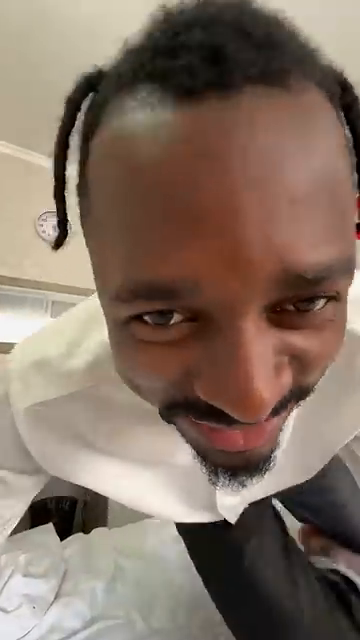
#> input picture frame 179 of pythonProject1/video.mp4, 360 x 640 px
$ python 111.py
#> lines starting #> are read from the running program, lines starting #| are printed output that depends on the picture; after the words box and inside, x2 and y2 are one past the last pixel; in counts of white or black regions, pixels touching at a corner belong together
import cv2

face_cascade = cv2.CascadeClassifier(cv2.data.haarcascades + 'haarcascade_frontalface_default.xml')

cap = cv2.VideoCapture('video.mp4')

while True:
    ret, frame = cap.read()
#> frame is the input picture: shape (640, 360, 3); mean B, G, R 99, 112.4, 130.9
    if not ret:
        break

    gray = cv2.cvtColor(frame, cv2.COLOR_BGR2GRAY)
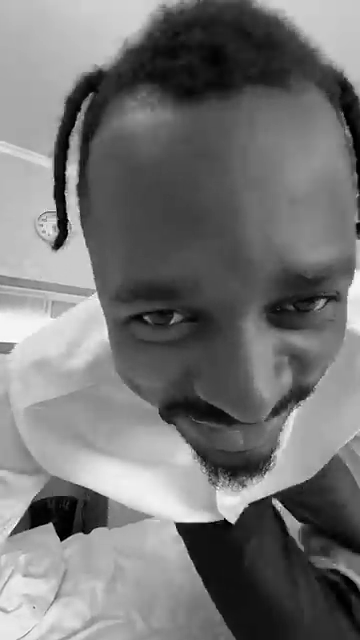
#> gray: shape (640, 360); min 0, max 255, mean 116.4
    faces = face_cascade.detectMultiScale(gray, 1.1, 4)
#> faces = ()

    for (x, y, w, h) in faces:
        cv2.rectangle(frame, (x, y), (x+w, y+h), (255, 0, 0), 2)
#> this loop made 0 passes
    cv2.imshow('video', frame)
    if cv2.waitKey(1) & 0xFF == ord('q'):
#> (key q is pressed here)
        break

cap.release()
cv2.destroyWindow()

'//https://www.youtube.com/shorts/iBGtUvy4Mv4'

$ run again, starting later in the video
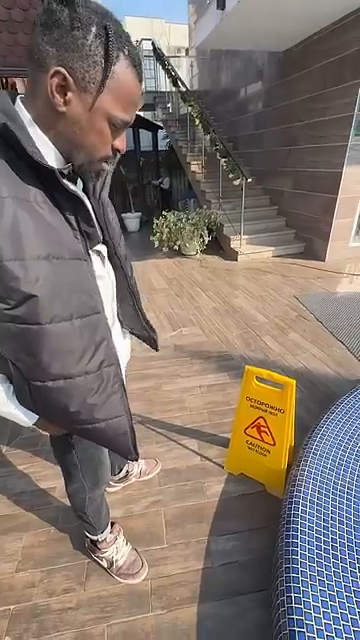
#> input picture frame 806 of pythonProject1/video.mp4, 360 x 640 px
#> frame is the input picture: shape (640, 360, 3); mean B, G, R 107.3, 115.2, 127.2
#> `gray = cv2.cvtColor(frame, cv2.COLOR_BGR2GRAY)`:
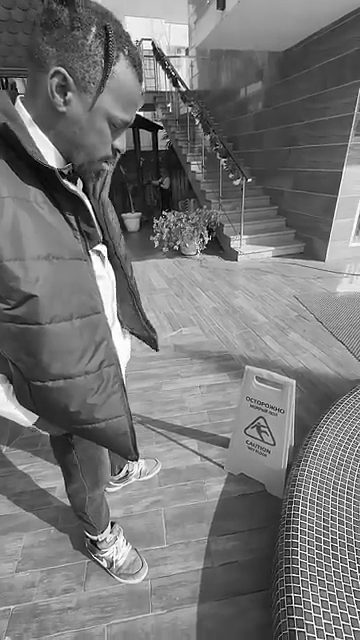
#> gray: shape (640, 360); min 0, max 255, mean 117.9
#> faces = [[2, 238, 54, 54]]
#> the loop `for (x, y, w, h) in faces:` made 1 pass
#> after the loop `for (x, y, w, h) in faces:`:
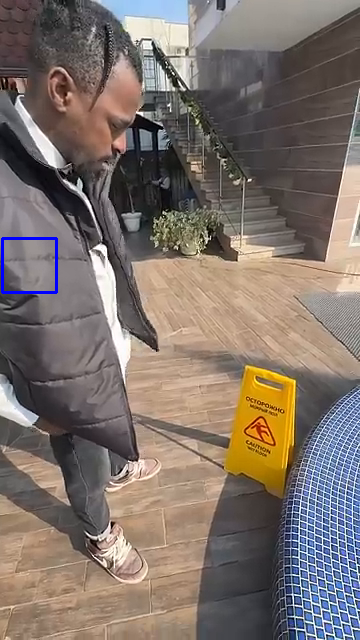
#> frame: shape (640, 360, 3); 0.28% of pixels changed, all inside (x1, y1, x2, y2) = (1, 237, 58, 294)

$ run again, starting later in the video
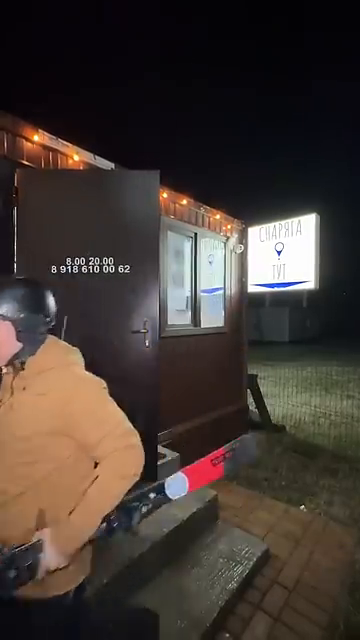
#> input picture frame 1433 of pythonProject1/video.mp4, 360 x 640 px
#> frame is the input picture: shape (640, 360, 3); mean B, G, R 51.1, 57, 67.1
#> `gray = cv2.cvtColor(frame, cv2.COLOR_BGR2GRAY)`:
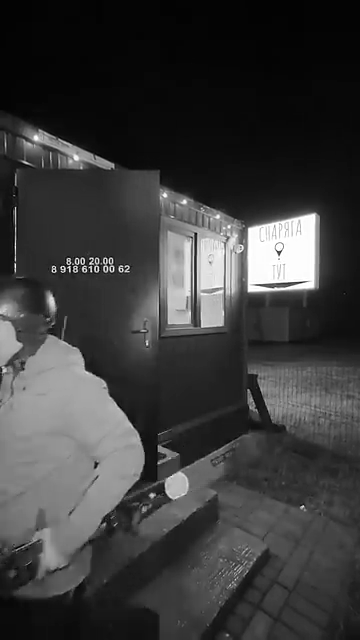
#> gray: shape (640, 360); min 0, max 255, mean 59.4
#> faces = [[208, 516, 56, 56]]
#> the loop `for (x, y, w, h) in faces:` made 1 pass
#> after the loop `for (x, y, w, h) in faces:`:
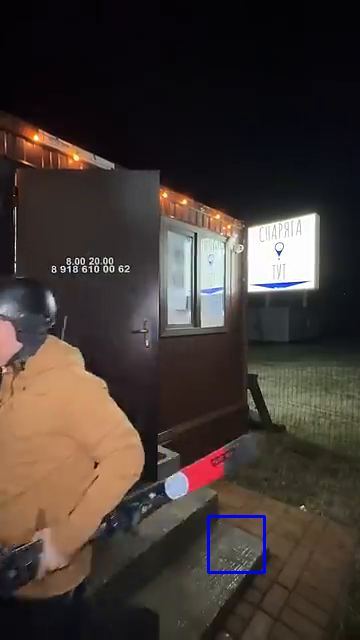
#> frame: shape (640, 360, 3); 0.29% of pixels changed, all inside (x1, y1, x2, y2) = (207, 515, 266, 574)
